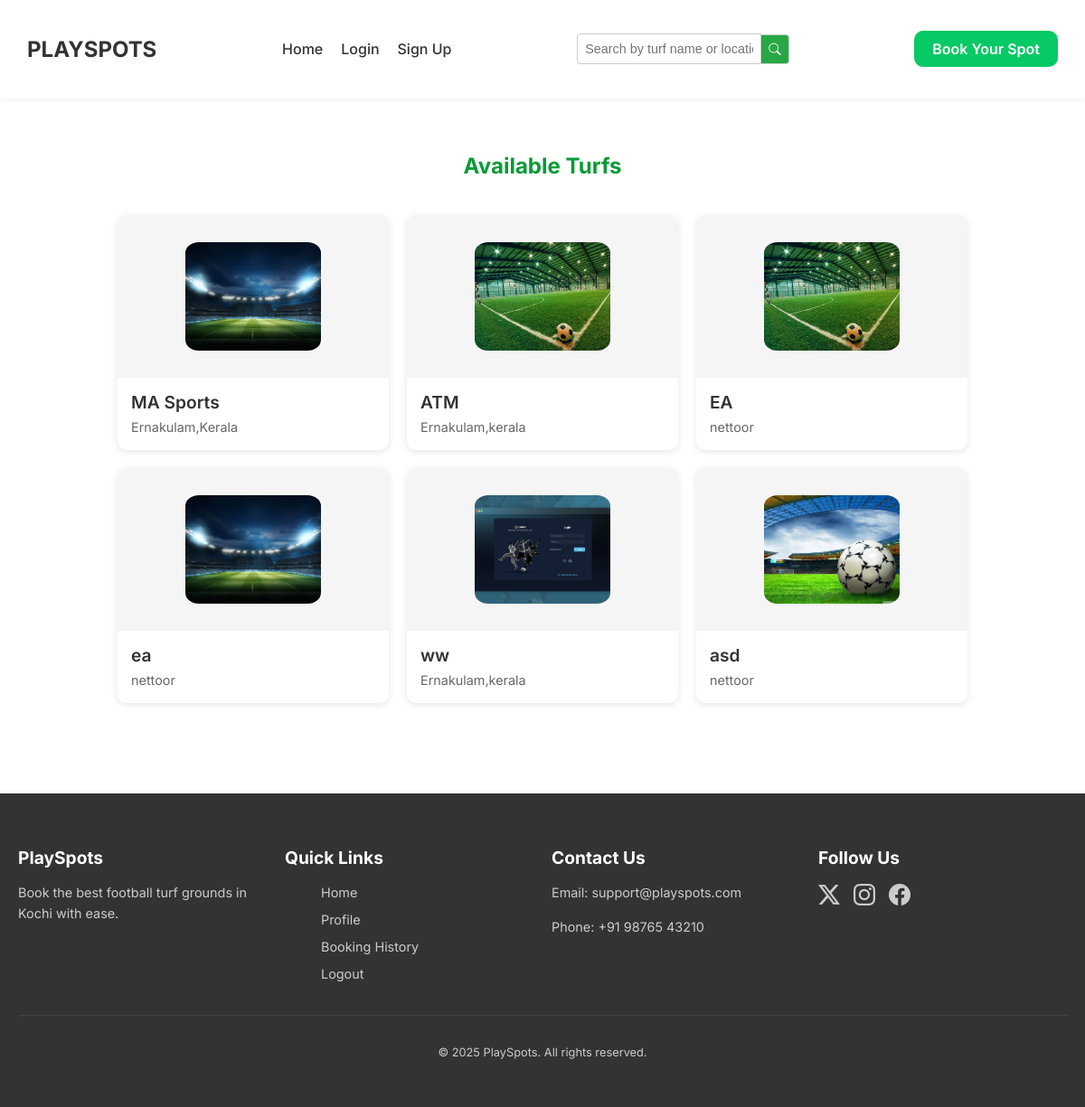
The app's page /list-turfs/ with its own data.
### turf_app/models.py (models this page shows, shortened)
class Turf(models.Model):
    name = models.CharField(max_length=255)
    location = models.CharField(max_length=255)
    sport_types = models.CharField(max_length=100, choices=[('Football', 'Football'), ('Cricket', 'Cricket')])
    open_time = models.TimeField()
    close_time = models.TimeField()
    price = models.DecimalField(max_digits=10, decimal_places=2, default=0.00)

class TurfImage(models.Model):
    turf = models.ForeignKey(Turf, on_delete=models.CASCADE, related_name='images')
    image = models.ImageField(upload_to='turf_images/')

### turf_app/views.py (the view)
# urls.py: path('list-turfs/', views.list_turfs, name='list_turfs'),
def list_turfs(request):
    turfs = Turf.objects.all()
    return render(request, 'list_turfs.html', {'turfs': turfs})

### templates/list_turfs.html (shortened to what this page needs)
{% load static %}
<!DOCTYPE html>
<html lang="en">
<head>
    <link rel="stylesheet" href="{% static 'css/list_turf.css' %}?v=1">
    <link rel="stylesheet" href="{% static 'css/bootstrap-icons/bootstrap-icons.min.css' %}" onerror="this.href='https://cdn.jsdelivr.net/npm/bootstrap-icons@1.11.3/font/bootstrap-icons.min.css';">
</head>
<body>
    <header>
        <nav class="navbar">
            <h2><span class="highlight">P</span>LAYSPOTS</h2>
            <div class="nav-links">
                <a href="{% url 'home' %}">Home</a>
                {% if user.is_authenticated %}
                    <div class="dropdown">
                        <a href="{% url 'profile' %}" class="dropdown-toggle">My Profile</a>
                        <div class="dropdown-menu">
                            <a href="{% url 'profile' %}">Profile</a>
                            <a href="{% url 'recent_bookings' %}">Booking History</a>
                            <a href="{% url 'logoutuser' %}">Logout</a>
                        </div>
                    </div>
                {% else %}
                    <a href="{% url 'login' %}">Login</a>
                    <a href="{% url 'signup' %}">Sign Up</a>
                {% endif %}
            </div>
            <div class="search-container">
                <form action="{% url 'search_turfs' %}" method="get">
                    <input type="text" name="q" placeholder="Search by turf name or location..." value="{{ query|default:'' }}">
                    <button type="submit"><i class="bi bi-search"></i> <span class="sr-only">Search</span></button>
                </form>
            </div>
            <a href="{% url 'list_turfs' %}" class="book-button">Book Your Spot</a>
        </nav>
    </header>
<section class="section">
    <h2>Available Turfs</h2>
    <div class="turf-grid">
        {% for turf in turfs %}
            <div class="turf-card">
                <a href="{% url 'turf_detail' turf.id %}">
                    <div class="turf-image">
                        {% with first_image=turf.images.first %}
                            {% if first_image %}
                                <img src="{{ first_image.image.url }}" alt="{{ turf.name }}">
                            {% else %}
                                <img src="{% static 'images/default_turf.jpg' %}" alt="Default Turf Image">
                            {% endif %}
                        {% endwith %}
                    </div>
                    <div class="turf-info">
                        <h3>{{ turf.name }}</h3>
                        <p>{{ turf.location }}</p>
                    </div>
                </a>
            </div>
        {% endfor %}
    </div>
</section>
    <footer class="footer">
        <div class="footer-container">
            <div class="footer-section">
                <h3>PlaySpots</h3>
                <p>Book the best football turf grounds in Kochi with ease.</p>
            </div>
            <div class="footer-section">
                <h3>Quick Links</h3>
                <ul>
                    <li><a href="{% url 'home' %}">Home</a></li>
                    <li><a href="{% url 'profile' %}">Profile</a></li>
                    <li><a href="{% url 'recent_bookings' %}">Booking History</a></li>
                    <li><a href="{% url 'logoutuser' %}">Logout</a></li>
                </ul>
            </div>
            <div class="footer-section">
                <h3>Contact Us</h3>
                <p>Email: <a href="mailto:support@playspots.com">support@playspots.com</a></p>
                <p>Phone: <a href="tel:+919876543210">+91 98765 43210</a></p>
            </div>
            <div class="footer-section">
                <h3>Follow Us</h3>
                <div class="social-links">
                    <a href="https://x.com/playspots" target="_blank" aria-label="Twitter/X"><i class="bi bi-twitter-x"></i></a>
                    <a href="https://instagram.com/playspots" target="_blank" aria-label="Instagram"><i class="bi bi-instagram"></i></a>
                    <a href="https://facebook.com/playspots" target="_blank" aria-label="Facebook"><i class="bi bi-facebook"></i></a>
                </div>
            </div>
        </div>
        <div class="footer-bottom">
            <p>© <span id="year"></span> PlaySpots. All rights reserved.</p>
        </div>
    </footer>
</body>
</html>

### static/css/list_turf.css (style rules this page uses)
body { font-family: 'Inter', sans-serif; margin: 0; padding: 0; background-color: #fff; color: #333; }
.navbar { display: flex; justify-content: space-between; align-items: center; padding: 20px 30px; background-color: white; box-shadow: 0 2px 4px rgba(0,0,0,0.05); }
.book-button { background-color: #07c965; color: white; padding: 10px 20px; border-radius: 10px; text-decoration: none; font-weight: 600; }
.nav-links { display: flex; gap: 20px; align-items: center; }
.nav-links a { text-decoration: none; color: #333; font-weight: 500; font-size: 1rem; transition: color 0.2s; }
.search-container { display: flex; align-items: center; }
.search-container form { display: flex; align-items: center; }
.search-container input[type="text"] { padding: 8px; border: 1px solid #ccc; border-radius: 4px 0 0 4px; outline: none; font-size: 0.9rem; }
.search-container button { padding: 8px; border: 1px solid #ccc; border-left: none; background: #28a745; color: white; border-radius: 0 4px 4px 0; cursor: pointer; }
.section { padding: 40px 20px; max-width: 1000px; margin: auto; }
.section h2 { color: #079b35; margin-bottom: 20px; text-align: center; }
.turf-grid { display: flex; flex-wrap: wrap; gap: 20px; padding: 20px 0; justify-content: center; }
.turf-card { background-color: #fff; border-radius: 10px; box-shadow: 0 2px 8px rgba(0, 0, 0, 0.1); width: 300px; overflow: hidden; transition: transform 0.2s; }
.turf-card a { text-decoration: none; color: inherit; display: block; }
.turf-image { width: 100%; height: 180px; overflow: hidden; display: flex; justify-content: center; align-items: center; background-color: #f5f5f5; }
.turf-image img { width: 150px; height: 120px; object-fit: cover; border-radius: 10%; }
.turf-info { padding: 15px; }
.turf-info h3 { font-size: 1.2rem; margin: 0 0 5px; color: #333; font-weight: 600; line-height: 1.3; }
.turf-info p { font-size: 0.9rem; color: #666; margin: 0; line-height: 1.4; }
.footer { background-color: #333; color: #fff; padding: 40px 20px; margin-top: 40px; font-family: 'Inter', sans-serif; min-height: 200px; display: block; }
.footer-container { max-width: 1200px; margin: 0 auto; display: grid; grid-template-columns: repeat(auto-fit, minmax(200px, 1fr)); gap: 20px; }
.footer-section h3 { font-size: 1.2rem; font-weight: 700; margin-bottom: 15px; color: #fff; }
.footer-section p { font-size: 0.9rem; line-height: 1.6; color: #ccc; }
.footer-section ul { list-style: none; }
.footer-section ul li { margin-bottom: 10px; }
.footer-section ul li a { color: #ccc; text-decoration: none; font-size: 0.9rem; transition: color 0.3s ease; }
.footer-section a { color: #ccc; text-decoration: none; }
.social-links { display: flex; gap: 15px; }
.social-links a { font-size: 1.5rem; color: #ccc; transition: color 0.3s ease; }
.footer-bottom { text-align: center; padding-top: 20px; border-top: 1px solid #444; margin-top: 20px; }
.footer-bottom p { font-size: 0.8rem; color: #ccc; }

### records on screen
Turf: images.first.image (picture), name "MA Sports", location "Ernakulam,Kerala"
Turf: images.first.image (picture), name "ATM", location "Ernakulam,kerala"
Turf: images.first.image (picture), name "EA", location "nettoor"
Turf: images.first.image (picture), name "ea", location "nettoor"
Turf: images.first.image (picture), name "ww", location "Ernakulam,kerala"
Turf: images.first.image (picture), name "asd", location "nettoor"
